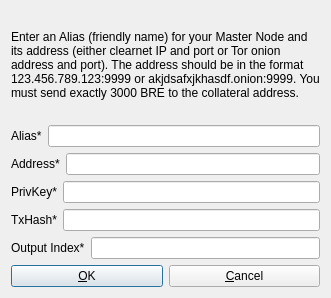
<?xml version="1.0" encoding="UTF-8"?>
<ui version="4.0">
 <class>AddEditAdrenalineNode</class>
 <widget class="QDialog" name="AddEditAdrenalineNode">
  <property name="geometry">
   <rect>
    <x>0</x>
    <y>0</y>
    <width>331</width>
    <height>298</height>
   </rect>
  </property>
  <property name="windowTitle">
   <string>Add/Edit Brewhaust Node</string>
  </property>
  <property name="modal">
   <bool>true</bool>
  </property>
  <layout class="QVBoxLayout" name="verticalLayout">
   <item>
    <widget class="QLabel" name="label_9">
     <property name="sizePolicy">
      <sizepolicy hsizetype="Preferred" vsizetype="Expanding">
       <horstretch>0</horstretch>
       <verstretch>0</verstretch>
      </sizepolicy>
     </property>
     <property name="text">
      <string>&lt;html&gt;&lt;head/&gt;&lt;body&gt;&lt;p&gt;Enter an Alias (friendly name) for your Master Node and its address (either clearnet IP and port or Tor onion address and port). The address should be in the format 123.456.789.123:9999 or akjdsafxjkhasdf.onion:9999. You must send exactly 3000 BRE to the collateral address.&lt;/p&gt;&lt;/body&gt;&lt;/html&gt;</string>
     </property>
     <property name="wordWrap">
      <bool>true</bool>
     </property>
    </widget>
   </item>
   <item>
    <layout class="QHBoxLayout" name="horizontalLayout_4">
     <property name="bottomMargin">
      <number>0</number>
     </property>
     <item>
      <widget class="QLabel" name="label_4">
       <property name="text">
        <string>Alias*</string>
       </property>
      </widget>
     </item>
     <item>
      <widget class="QLineEdit" name="aliasLineEdit"/>
     </item>
    </layout>
   </item>
   <item>
    <layout class="QHBoxLayout" name="horizontalLayout_5">
     <property name="bottomMargin">
      <number>0</number>
     </property>
     <item>
      <widget class="QLabel" name="label_6">
       <property name="text">
        <string>Address*</string>
       </property>
      </widget>
     </item>
     <item>
      <widget class="QLineEdit" name="addressLineEdit"/>
     </item>
    </layout>
   </item>
   <item>
    <layout class="QHBoxLayout" name="horizontalLayout_3">
     <property name="bottomMargin">
      <number>0</number>
     </property>
     <item>
      <widget class="QLabel" name="label_5">
       <property name="text">
        <string>PrivKey*</string>
       </property>
      </widget>
     </item>
     <item>
      <widget class="QLineEdit" name="privkeyLineEdit"/>
     </item>
    </layout>
   </item>
   <item>
    <layout class="QHBoxLayout" name="horizontalLayout_2">
     <property name="bottomMargin">
      <number>0</number>
     </property>
     <item>
      <widget class="QLabel" name="label_2">
       <property name="text">
        <string>TxHash*</string>
       </property>
      </widget>
     </item>
     <item>
      <widget class="QLineEdit" name="txhashLineEdit"/>
     </item>
    </layout>
   </item>
   <item>
    <layout class="QHBoxLayout" name="horizontalLayout_8">
     <property name="bottomMargin">
      <number>0</number>
     </property>
     <item>
      <widget class="QLabel" name="label_8">
       <property name="text">
        <string>Output Index*</string>
       </property>
      </widget>
     </item>
     <item>
      <widget class="QLineEdit" name="outputindexLineEdit"/>
     </item>
    </layout>
   </item>
   <item>
    <layout class="QHBoxLayout" name="horizontalLayout_Buttons">
     <item>
      <widget class="QPushButton" name="okButton">
       <property name="text">
        <string>&amp;OK</string>
       </property>
      </widget>
     </item>
     <item>
      <widget class="QPushButton" name="cancelButton">
       <property name="text">
        <string>&amp;Cancel</string>
       </property>
       <property name="autoDefault">
        <bool>false</bool>
       </property>
      </widget>
     </item>
    </layout>
   </item>
  </layout>
 </widget>
 <resources/>
 <connections/>
</ui>
